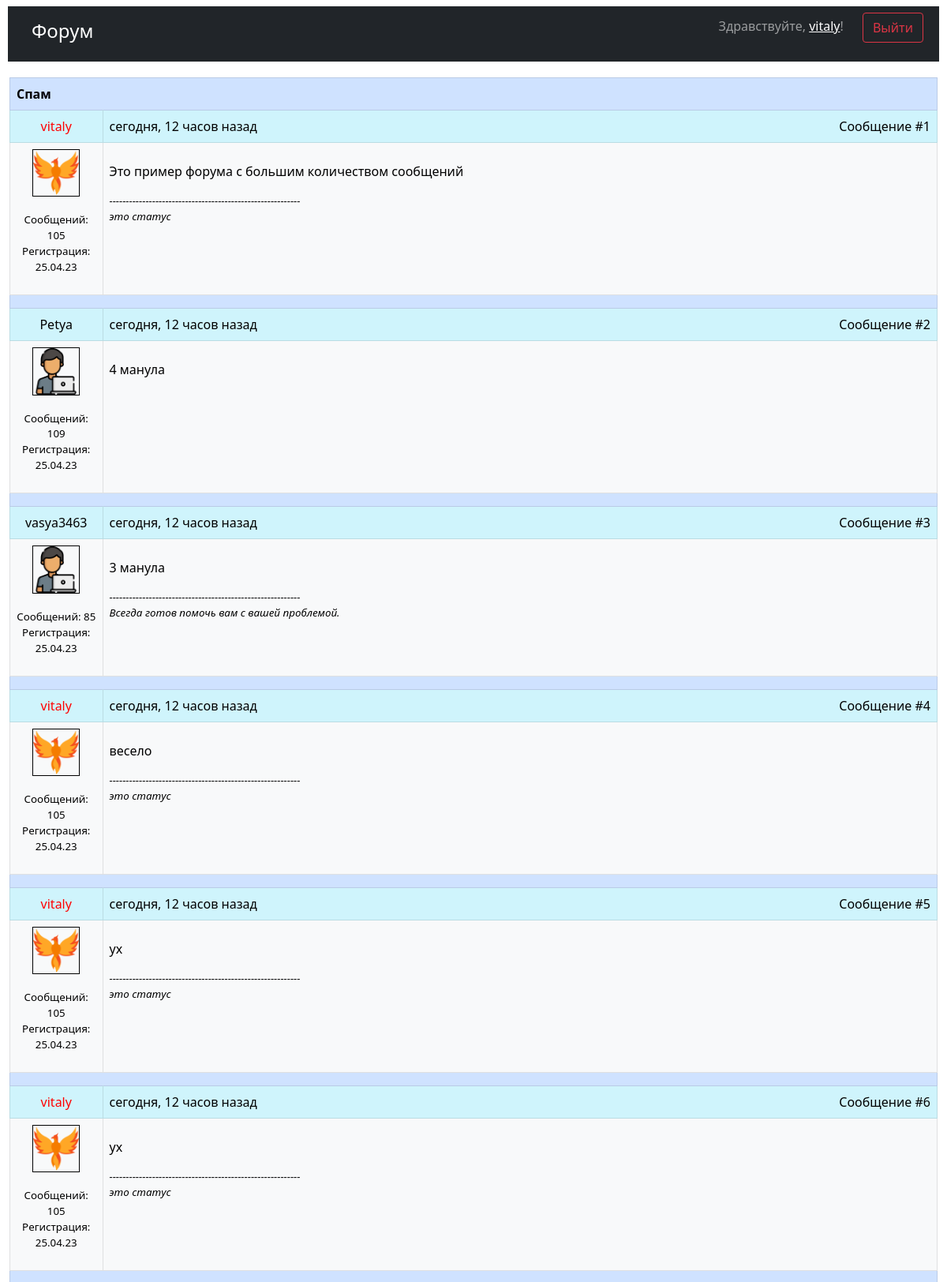
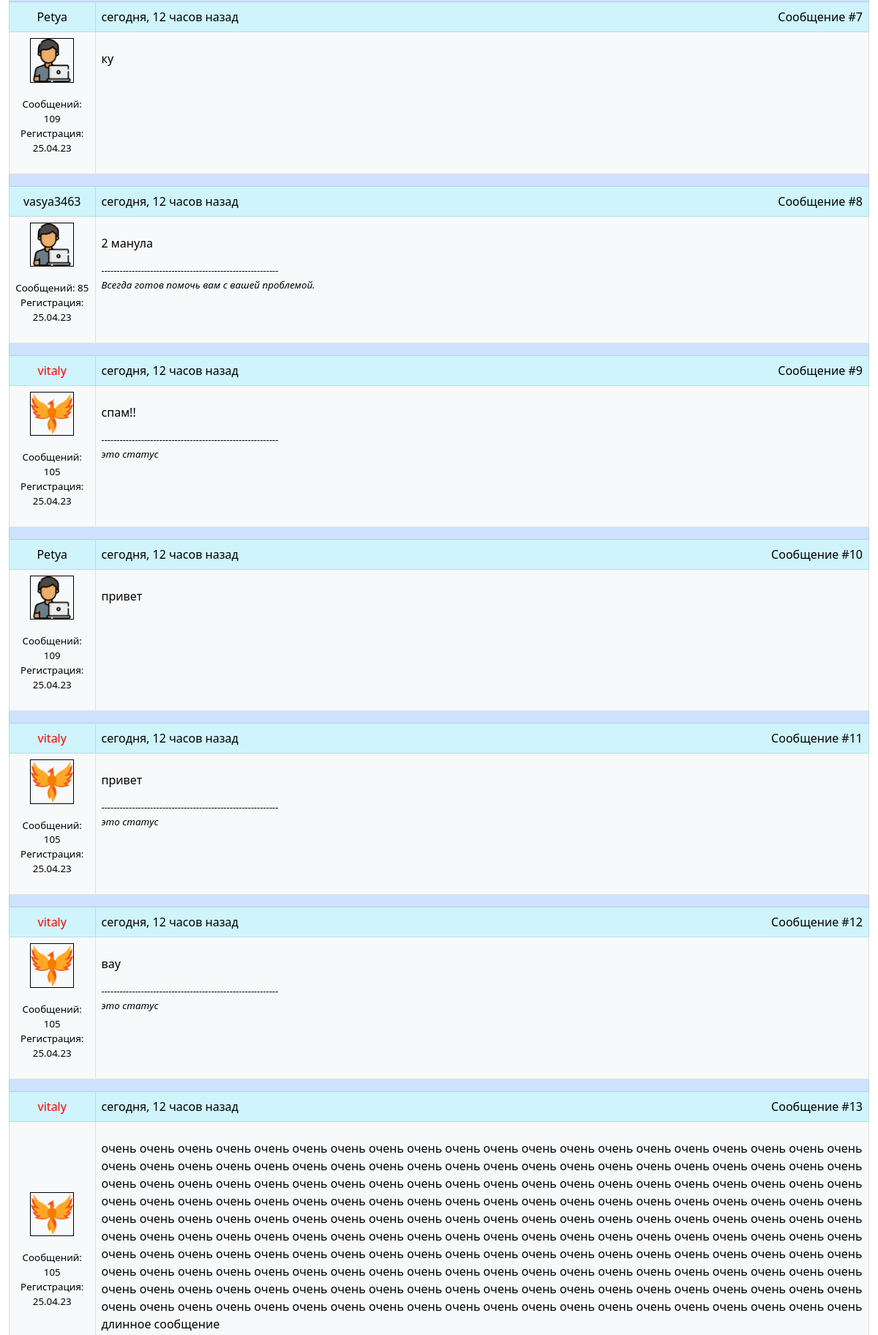
Screenshot of /forum/8 (signed in, upper part) with the database file from the repository (2 pictures, top to bottom).
### database.py (models this page shows, shortened)
class User(BASE, UserMixin, SerializerMixin):
    __tablename__ = "users"
    id = sqlalchemy.Column(sqlalchemy.Integer, primary_key=True, autoincrement=True)
    administrator = sqlalchemy.Column(sqlalchemy.Boolean, default=False)
    nickname = sqlalchemy.Column(sqlalchemy.String, unique=True)
    email = sqlalchemy.Column(sqlalchemy.String, unique=True)
    born_at = sqlalchemy.Column(sqlalchemy.Date)
    hashed_password = sqlalchemy.Column(sqlalchemy.String)
    city = sqlalchemy.Column(sqlalchemy.String, nullable=True)
    registered_at = sqlalchemy.Column(sqlalchemy.DateTime(timezone=True), default=datetime.datetime.now)
    status = sqlalchemy.Column(sqlalchemy.String, nullable=True)
    icon = sqlalchemy.Column(sqlalchemy.String, default="unknown.png")
    @cached_property
    def messages_count(self):
        with Session() as session:
            return session.query(Message).filter(Message.author_id == self.id).count()
    def __str__(self):
        return f'<a href="/account/{self.id}" class="{user_colors[self.administrator]}">{self.nickname}</a>'

class Forum(BASE, SerializerMixin):
    __tablename__ = "forums"
    id = sqlalchemy.Column(sqlalchemy.Integer, primary_key=True, autoincrement=True)
    category_id = sqlalchemy.Column(sqlalchemy.Integer, sqlalchemy.ForeignKey("categories.id"))
    author_id = sqlalchemy.Column(sqlalchemy.Integer, sqlalchemy.ForeignKey("users.id"))
    title = sqlalchemy.Column(sqlalchemy.String)
    icon = sqlalchemy.Column(sqlalchemy.String, nullable=True)
    created_at = sqlalchemy.Column(sqlalchemy.DateTime(timezone=True), default=datetime.datetime.now)
    closed_at = sqlalchemy.Column(sqlalchemy.DateTime(timezone=True), nullable=True)
    likes = sqlalchemy.Column(sqlalchemy.String, default="set()")
    dislikes = sqlalchemy.Column(sqlalchemy.String, default="set()")
    category = relationship("Category", foreign_keys=[category_id], lazy='subquery')
    author = relationship("User", foreign_keys=[author_id], lazy='subquery')
    @cached_property
    def messages(self):
        with Session() as session:
            return session.query(Message).filter(Message.forum_id == self.id).all()

class Message(BASE, SerializerMixin):
    __tablename__ = "messages"
    id = sqlalchemy.Column(sqlalchemy.Integer, primary_key=True, autoincrement=True)
    author_id = sqlalchemy.Column(sqlalchemy.Integer, sqlalchemy.ForeignKey("users.id"))
    forum_id = sqlalchemy.Column(sqlalchemy.Integer, sqlalchemy.ForeignKey("forums.id"))
    text = sqlalchemy.Column(sqlalchemy.String)
    sent_at = sqlalchemy.Column(sqlalchemy.DateTime(timezone=True), default=datetime.datetime.now)
    edited_at = sqlalchemy.Column(sqlalchemy.DateTime(timezone=True), onupdate=datetime.datetime.now)
    author = relationship("User", foreign_keys=[author_id], lazy='subquery')
    forum = relationship("Forum", foreign_keys=[forum_id], lazy='subquery')
    @cached_property
    def markdown_text(self):
        return markdown.markdown(self.text, extensions=["nl2br", "fenced_code", "codehilite"])
    def decl(self, number, titles):
        if 4 < number % 100 < 20:
            return f"{number} {titles[2]} назад"
        if number % 10 == 1:
            return f"{number} {titles[0]} назад"
        if number % 10 < 5:
            return f"{number} {titles[1]} назад"
        return f"{number} {titles[2]} назад"
    def relative_format_time(self):
        diff = datetime.datetime.now() - self.sent_at
        if diff.days == 0:
            hours, minutes = divmod(diff.seconds, 3600)
            minutes, seconds = divmod(minutes, 60)
            if hours:
                return "сегодня, " + self.decl(hours, ["час", "часа", "часов"])
            if minutes:
                return self.decl(minutes, ["минута", "минуты", "минут"])
            return self.decl(seconds, ["секунда", "секунды", "секунд"])
        elif diff.days < 7:
            if diff.days == 1:
                return "вчера"
            return self.decl(diff.days, ["день", "дня", "дней"])
        elif diff.days < 30:
            return self.decl(diff.days // 7, ["неделя", "недели", "недель"])
        elif diff.days < 365:
            return self.decl(diff.days // 30, ["месяц", "месяца", "месяцев"])
        return self.decl(diff.days // 365, ["год", "года", "лет"])

### main.py (the view, shortened to what this page needs)
@app.route("/forum/<forum_id>", methods=["GET", "POST"])
def forum_page(forum_id):
    with Session() as session:
        forum = session.query(Forum).filter(Forum.id == forum_id).first()
    form = MessageForm()
    page = int(request.args.get("page", 1))
    return render_template("forum.html", forum=forum, messages=[forum.messages[0], *forum.messages[(page - 1) * 20 + 1:page * 20 + 1]],
                           total_pages=len(forum.messages) // 20 + bool(len(forum.messages) % 20), form=form)

### main.py (called while the page is built)
@login_manager.user_loader
def load_user(user_id):
    with Session() as session:
        return session.query(User).filter(User.id == user_id).first()

### templates/forum.html (shortened to what this page needs)
{% extends "base.html" %}
{% block content %}
{% set page = request.args.get("page", 1) | int %}
<table class="table table-bordered">
    <thead>
    <tr class="table-primary">
        <th scope="col" colspan="2">{{forum.title}}</th>
    </tr>
    </thead>
    <tbody>
    {% for message in messages %}
    <tr class="table-info">
        <td class="text-center" scope="col" style="width:10%;">{{message.author | safe}}</td>
        <td scope="col" style="width:90%"><span style="float: left">{{message.relative_format_time()}}</span><span style="float: right">Сообщение #{{ 1 if loop.first else (page - 1) * 20 + loop.index }}</span></td>
    </tr>
    <tr class="table-light">
        <td class="text-center align-middle" scope="col" style="width:10%">
            <img src="{{url_for('static', filename='img/' + message.author.icon)}}" style="width: 60%;height: auto" border="1">
            <p style="font-size: smaller"><br>Сообщений: {{message.author.messages_count}}<br>Регистрация: {{message.author.registered_at.strftime("%d.%m.%y")}}
            </p>
        </td>
        <td scope="col" style="width:90%">
            <p>{{message.markdown_text | safe}}</p>
            {% if message.author.status %}
            <p style="vertical-align: bottom;font-size: smaller;font-style: italic">
                ----------------------------------------------------------<br>
                {{message.author.status}}
            </p>
            {% endif %}
        </td>
    </tr>
    <tr class="table-primary">
        <td scope="col" colspan="2"></td>
    </tr>
    {% endfor %}
    </tbody>
</table>
{% endblock %}

### templates/base.html (shortened to what this page needs)
<!DOCTYPE html>
<html lang="en">
<head>
    <link rel="stylesheet"
          href="https://cdn.jsdelivr.net/npm/bootstrap@5.0.0-beta1/dist/css/bootstrap.min.css"
>
    <link rel="stylesheet" type="text/css" href="{{url_for('static', filename='css/style.css')}}"/>
</head>
<body>
    <header>
        <nav class="navbar navbar-dark bg-dark align-items-center mt-2" style="margin-left: 10px; margin-right: 10px; margin-bottom: 20px">
            <a class="navbar-brand" href="/" style="margin-left: 30px"><h4>Форум</h4></a>
            <p style="vertical-align: bottom">
            <span class="navbar-text" style="margin-right: 20px;vertical-align: center">
                {% if current_user.is_authenticated %}
                Здравствуйте, <a href="/account/{{current_user.id}}">{{ current_user.nickname }}</a>!
                {% else %}
                Здравствуйте, гость!
                {% endif %}
            </span>
                {% if current_user.is_authenticated %}
                <a class="btn btn-outline-danger" href="/logout" style="margin-right: 20px">Выйти</a>
                {% else %}
                <a class="btn btn-outline-primary" href="/register" style="margin-right: 10px">Зарегистрироваться</a>
                <a class="btn btn-outline-success" href="/login" style="margin-right: 20px">Войти</a>
                {% endif %}
            </p>
        </nav>
    </header>
    <main role="main" class="container-fluid">
        {% block content %}{% endblock %}
    </main>
</body>
</html>

### static/css/style.css (style rules this page uses)
.admin-link { color: red; background-color: transparent; text-decoration: none; }
.user-link { color: black; background-color: transparent; text-decoration: none; }

### rows the page displays
User: nickname "vitaly"
Forum: title "Спам"
Message: author "vitaly", relative_format_time "сегодня, 12 часов назад", 1ifloop.firstelse(page-1)*20+loop.index "1", icon (picture), author.messages_count "105", author.registered_at "25.04.23", markdown_text "Это пример форума с большим количеством сообщений", author.status "это статус"
Message: author "Petya", relative_format_time "сегодня, 12 часов назад", first "2", icon (picture), author.messages_count "109", author.registered_at "25.04.23", markdown_text "4 манула"
Message: author "vasya3463", relative_format_time "сегодня, 12 часов назад", first "3", icon (picture), author.messages_count "85", author.registered_at "25.04.23", markdown_text "3 манула", author.status "Всегда готов помочь вам с вашей проблемой."
Message: author "vitaly", relative_format_time "сегодня, 12 часов назад", first "4", icon (picture), author.messages_count "105", author.registered_at "25.04.23", markdown_text "весело", author.status "это статус"
Message: author "vitaly", relative_format_time "сегодня, 12 часов назад", first "5", icon (picture), author.messages_count "105", author.registered_at "25.04.23", markdown_text "ух", author.status "это статус"
Message: author "vitaly", relative_format_time "сегодня, 12 часов назад", first "6", icon (picture), author.messages_count "105", author.registered_at "25.04.23", markdown_text "ух", author.status "это статус"
Message: author "Petya", relative_format_time "сегодня, 12 часов назад", first "7", icon (picture), author.messages_count "109", author.registered_at "25.04.23", markdown_text "ку"
Message: author "vasya3463", relative_format_time "сегодня, 12 часов назад", 1ifloop.firstelse(page-1)*20+loop.index "8", icon (picture), author.messages_count "85", author.registered_at "25.04.23", markdown_text "2 манула", author.status "Всегда готов помочь вам с вашей проблемой."
Message: author "vitaly", relative_format_time "сегодня, 12 часов назад", first "9", icon (picture), author.messages_count "105", author.registered_at "25.04.23", markdown_text "спам!!", author.status "это статус"
Message: author "Petya", relative_format_time "сегодня, 12 часов назад", first "10", icon (picture), author.messages_count "109", author.registered_at "25.04.23", markdown_text "привет"
Message: author "vitaly", relative_format_time "сегодня, 12 часов назад", first "11", icon (picture), author.messages_count "105", author.registered_at "25.04.23", markdown_text "привет", author.status "это статус"
Message: author "vitaly", relative_format_time "сегодня, 12 часов назад", first "12", icon (picture), author.messages_count "105", author.registered_at "25.04.23", markdown_text "вау", author.status "это статус"
Message: author "vitaly", relative_format_time "сегодня, 12 часов назад", first "13", icon (picture), author.messages_count "105", author.registered_at "25.04.23", markdown_text "очень очень очень очень очень очень очень очень очень очень очень очень очень очень очень очень очень очень очень очень очень очень очень очень очень очень очень очень очень очень очень очень очень очень очень очень очень очень очень очень очень очень очень очень очень очень очень очень очень очень очень очень очень очень очень очень очень очень очень очень очень очень очень очень очень очень очень очень очень очень очень очень очень очень очень очень очень очень очень очень очень очень очень очень очень очень очень очень очень очень очень очень очень очень очень очень очень очень очень очень очень очень очень очень очень очень очень очень очень очень очень очень очень очень очень очень…"
